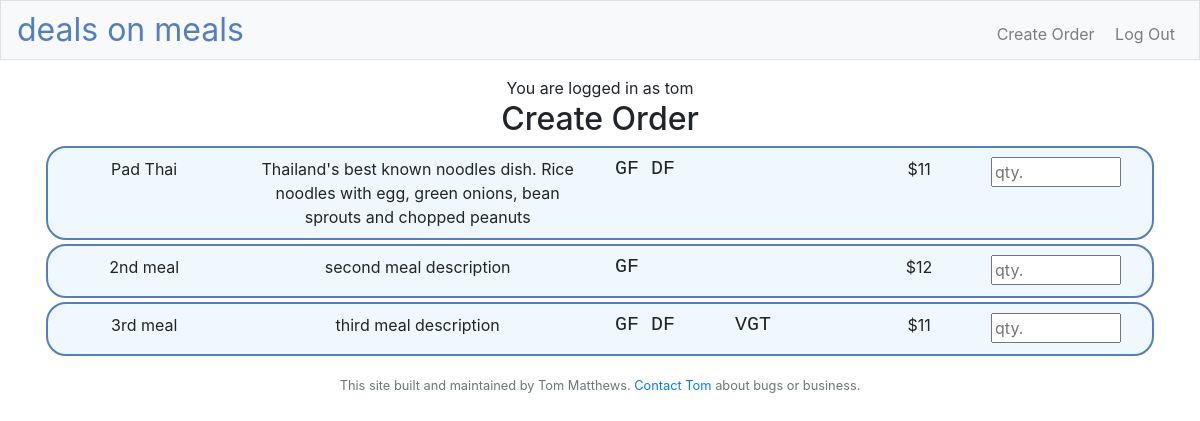
Before: /createOrder (signed in) with the older database file.
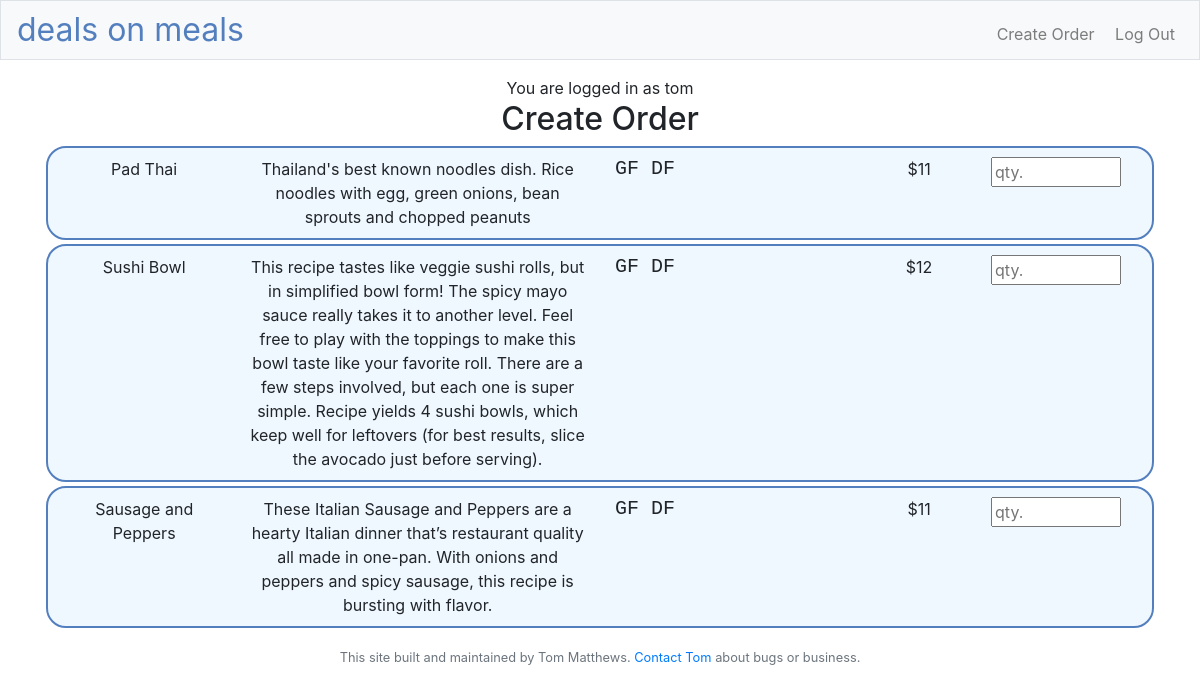
After: the same page with the newer database file.
### models.py (models this page shows, shortened)
class User(db.Model):
    id = db.Column(db.Integer, primary_key=True)
    name = db.Column(db.String(), unique=False, nullable=False)
    email = db.Column(db.String(), unique=True, nullable=False)
    hashPw = db.Column(db.String(), nullable=False)
    orders = db.relationship('Order', backref='user', lazy=True)
    pwResetExp = db.Column(db.DateTime(), nullable=True)
    pwResetHash = db.Column(db.String(), nullable=True)

class Meal(db.Model):
    __tablename__ = "meal"
    id = db.Column(db.Integer, primary_key=True)
    title = db.Column(db.String(), nullable=False)
    desc = db.Column(db.String(), nullable=False)
    gf = db.Column(db.Boolean(), nullable=False, default=False)
    df = db.Column(db.Boolean(),  nullable=False, default=False)
    vgt = db.Column(db.Boolean(),  nullable=False, default=False)
    vgn = db.Column(db.Boolean(),  nullable=False, default=False)
    archived = db.Column(db.Boolean(), nullable=False, default=False)
    price = db.Column(db.Integer, nullable=False, default=11)

### app.py (the view)
@app.route("/createOrder")
@login_required
def createOrder():
    meals = Meal.query.all()
    if ('user_id' in session):
        myUser = User.query.filter(User.id == session["user_id"]).first()
        email = myUser.email
    return render_template("createOrder.html", meals=meals, email=email, isAdmin=isAdmin())

### adminFunctions.py (called while the page is built)
def isAdmin():
    if ('user_id' not in session):
        return False
    admin = User.query.filter(User.email=="ma.thomask@gmail.com").first()
    if admin.id == session["user_id"]:
        return True
    return False

### app.py (called while the page is built)
@app.after_request
def after_request(response):
    response.headers["Cache-Control"] = "no-cache, no-store, must-revalidate"
    response.headers["Expires"] = 0
    response.headers["Pragma"] = "no-cache"
    return response

### helpers.py (called while the page is built)
def login_required(f):
    @wraps(f)
    def decorated_function(*args, **kwargs):
        if session.get("user_id") is None:
            return redirect("/login")
        return f(*args, **kwargs)
    return decorated_function

### templates/createOrder.html (shortened to what this page needs)
{% extends "layout.html" %}
{% block main %}
<h2>Create Order</h2>
<div class="container-fluid">
    {%for meal in meals %}
    <div class="row tablerow my-1 text-wrap">
        <div class="col-4 col-lg-2 my-1">
            {{meal.title}}
        </div>
        <div class="col-8 col-lg-4 my-1">
            {{meal.desc}}
        </div>
        <div class="col-7 col-lg-3 my-1" >
            <h5 style="text-align: left;font-family:'Courier Bold', Courier Bold, monospace;font-style:bold">
            {% if meal.gf == True %}
            GF
            {% else %}&nbsp;&nbsp;{% endif %}
            {% if meal.df == True %}
            DF
            {% else %}&nbsp;&nbsp;{% endif %}
            {% if meal.vgt == True %}VGT
            {% else %}&nbsp;&nbsp;&nbsp;{% endif %}
        </div>
        <div class="col-2 col-lg-1 my-1" >
            ${{meal.price}}
        </div>
        <div class="col-3 col-lg-2 my-1" >
            <div class="def-number-input number-input safari_only">
            <input style="width:85%; max-width:40" placeholder="qty." class="quantity" min="0" max="10" name="quantity" value="" type="number">
            </div>
        </div>
    </div>
    {% endfor %}
</div>
{% endblock %}

### templates/layout.html (shortened to what this page needs)
<!DOCTYPE html>
<html lang="en">
    <head>
        <link rel="stylesheet" href="https://cdn.jsdelivr.net/npm/bootstrap@4.5.3/dist/css/bootstrap.min.css">
        <link href="/static/styles.css" rel="stylesheet">
        <link rel="stylesheet" href="https://cdn.jsdelivr.net/npm/bootstrap-icons@1.8.1/font/bootstrap-icons.css">
    </head>
    <body>
            <nav class="navbar navbar-expand-md navbar-light bg-light border py-0">
                <a class="navbar-brand" href="/"><span class="blue">deals on meals</span></a>
                <div class="collapse navbar-collapse ml-auto" id="navbar">
                    <ul class="navbar-nav text-right ml-auto mt-2">
                        {% if session.user_id %}
                        <li class="nav-item"><a class="nav-link" href="/createOrder">&nbsp;Create Order</a></li>
                        <li class="nav-item"><a class="nav-link" href="/logout">&nbsp;Log Out</a></li>
                        {% endif %}
                    </ul>
                </div>
            </nav>
        <main class="container p-3">
            <div class="center">
                {% if email %}
                <span class="center">You are logged in as {{ email }}</span>
                {% else %}
                <span class="center">You are not logged in</span>
                {% endif %}
            </div>
            {% block main %}{% endblock %}
        </main>
        <footer class="small text-center text-muted">
            This site built and maintained by Tom Matthews. <a href="mailto:ma.thomask@gmail.com">Contact Tom</a> about bugs or business.
        </footer>
    </body>
</html>

### static/styles.css (style rules this page uses)
nav .navbar-brand { font-size: xx-large; }
nav .navbar-brand .blue { color: #537fbe; }
main { overflow-x: auto; text-align: center; }
.tablerow { background-color:aliceblue; border-radius:20px; border-width: 2px; border-style: solid; border-color:#537fbe; padding: 5px; border-spacing: 5 px; white-space: nowrap; }

Changed rows visible on the page:
changed Meal: title "2nd meal" → "Sushi Bowl"; desc "second meal description" → "This recipe tastes like veggie sushi rolls, but in simplified bowl form! The spicy mayo sauce really takes it to another level. Feel free to play with the toppings to make this bowl taste like your favorite roll. There are a few steps involved, but each one is super simple. Recipe yields 4 sushi bowls, which keep well for leftovers (for best results, slice the avocado just before serving)."; now shows "DF"
changed Meal: title "3rd meal" → "Sausage and Peppers"; desc "third meal description" → "These Italian Sausage and Peppers are a hearty Italian dinner that’s restaurant quality all made in one-pan. With onions and peppers and spicy sausage, this recipe is bursting with flavor."; no longer shows "VGT"
